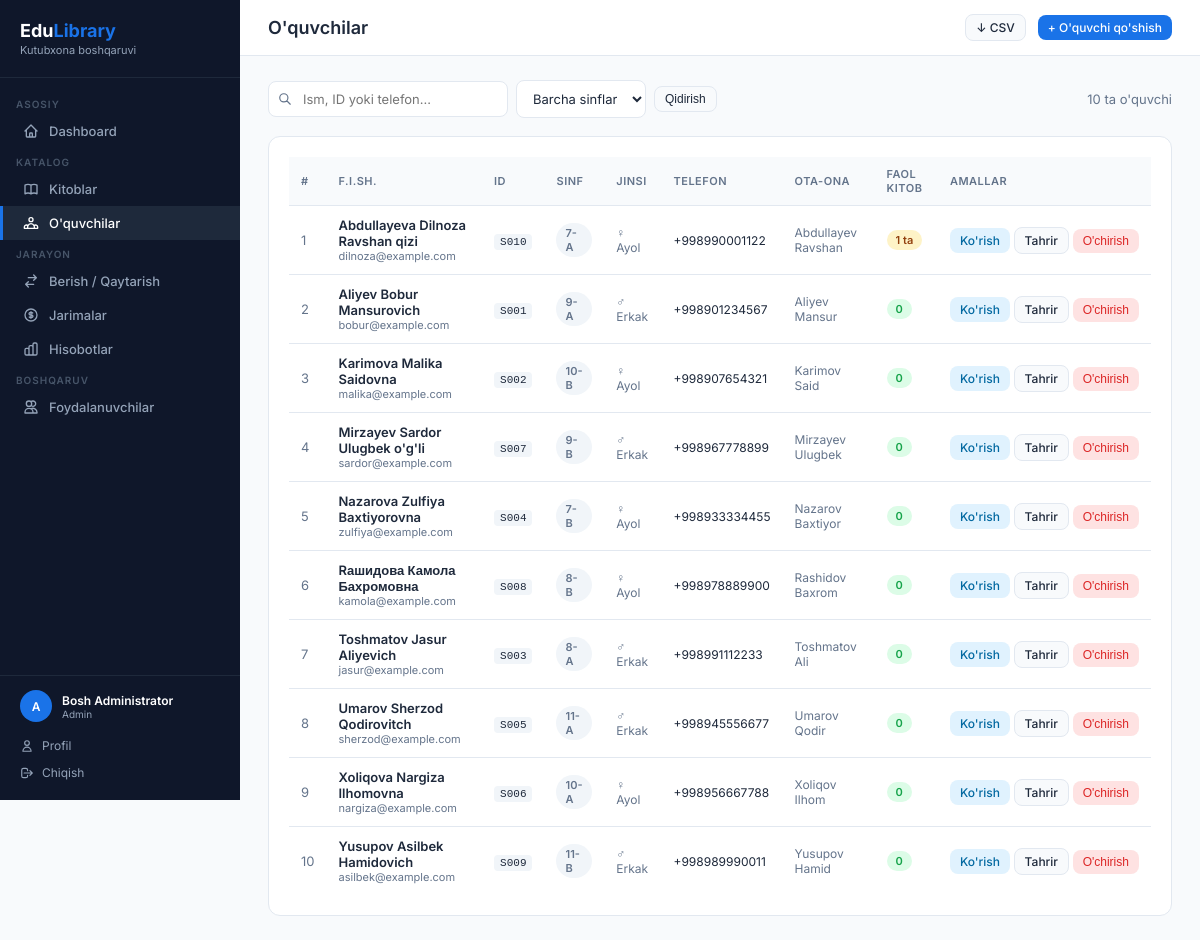
Page /students (signed in) on the earlier database version.
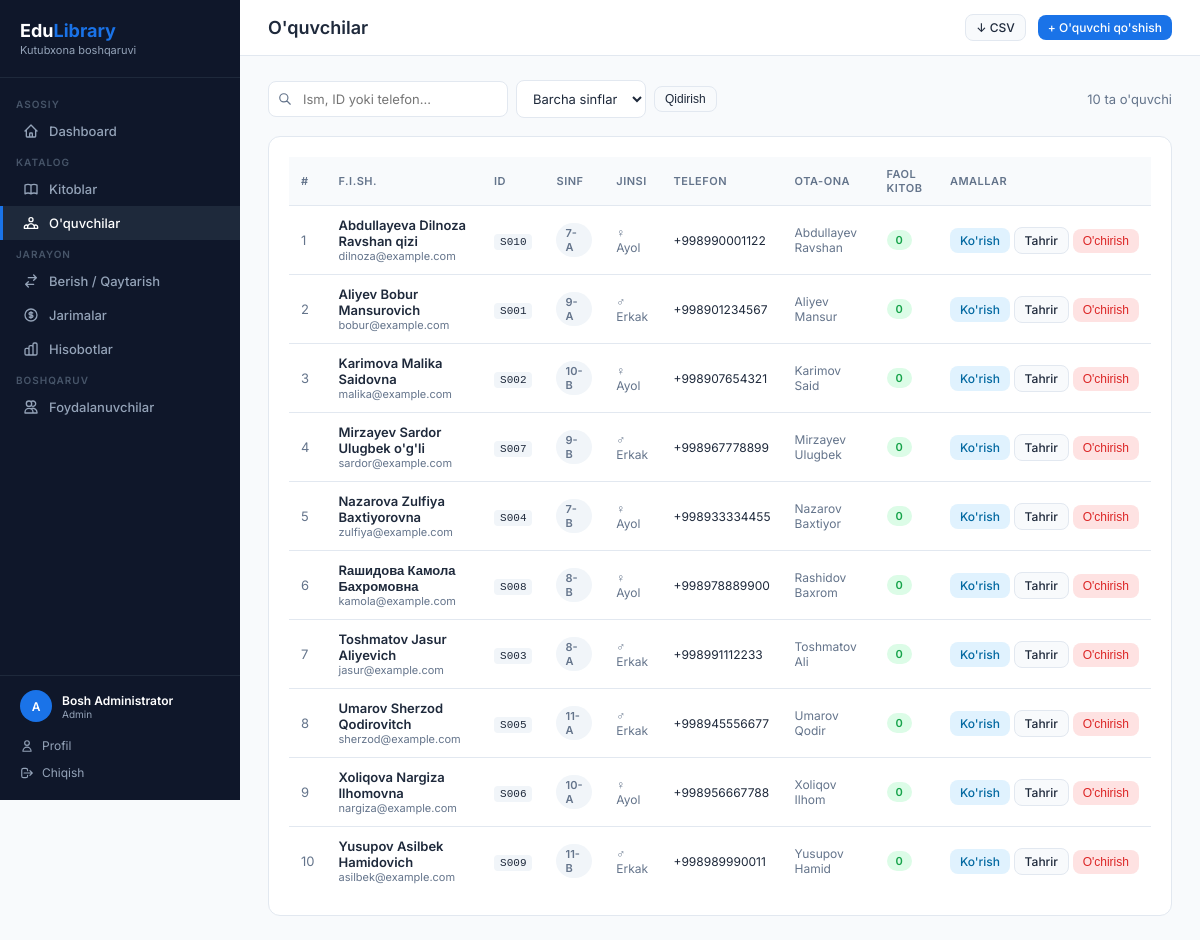
Same page on the later database version.
### app.py (models this page shows, shortened)
class Student(db.Model):
    id = db.Column(db.Integer, primary_key=True)
    full_name = db.Column(db.String(150), nullable=False)
    student_id = db.Column(db.String(30), unique=True, nullable=False)
    grade = db.Column(db.String(20), nullable=False)
    gender = db.Column(db.String(10))           # erkak / ayol
    phone = db.Column(db.String(20))
    email = db.Column(db.String(120))
    date_of_birth = db.Column(db.Date)
    address = db.Column(db.String(250))
    parent_name = db.Column(db.String(150))
    parent_phone = db.Column(db.String(20))
    notes = db.Column(db.Text)
    created_at = db.Column(db.DateTime, default=datetime.utcnow)
    borrows = db.relationship('Borrow', backref='student', lazy=True, cascade='all, delete-orphan')
    @property
    def active_borrows(self):
        return [b for b in self.borrows if b.status == 'borrowed']
    @property
    def overdue_borrows(self):
        return [b for b in self.borrows if b.is_overdue]

### app.py (the view)
@app.route('/students')
@login_required
def students():
    q = request.args.get('q', '')
    grade_filter = request.args.get('grade', '')
    query = Student.query
    if q:
        query = query.filter(
            (Student.full_name.ilike(f'%{q}%')) |
            (Student.student_id.ilike(f'%{q}%')) |
            (Student.phone.ilike(f'%{q}%'))
        )
    if grade_filter:
        query = query.filter_by(grade=grade_filter)
    student_list = query.order_by(Student.full_name).all()
    all_grades = sorted(set(s.grade for s in Student.query.all()))
    return render_template('students.html', students=student_list, q=q,
                           grade_filter=grade_filter, all_grades=all_grades)

### app.py (called while the page is built)
@login_manager.user_loader
def load_user(user_id):
    return db.session.get(User, int(user_id))

    @property
    def display_name(self):
        return self.full_name or self.username

    @property
    def is_overdue(self):
        return self.status == 'borrowed' and self.due_date < date.today()

### templates/students.html (shortened to what this page needs)
{% extends 'base.html' %}
{% block page_title %}O'quvchilar{% endblock %}
{% block topbar_actions %}
  <a href="{{ url_for('export_students') }}" class="btn btn-secondary btn-sm">↓ CSV</a>
  <a href="{{ url_for('add_student') }}" class="btn btn-primary btn-sm">+ O'quvchi qo'shish</a>
{% endblock %}
{% block content %}
<div class="filter-bar">
  <div class="filter-left">
    <form method="GET" style="display:flex; gap:8px; align-items:center;">
      <div class="search-input-wrap">
        <svg class="search-icon" width="14" height="14" fill="none" viewBox="0 0 24 24" stroke="currentColor"><path stroke-linecap="round" stroke-linejoin="round" stroke-width="2" d="M21 21l-6-6m2-5a7 7 0 11-14 0 7 7 0 0114 0z"/></svg>
        <input class="form-control" type="text" name="q" value="{{ q }}" placeholder="Ism, ID yoki telefon..." style="padding-left:34px; min-width:240px;">
      </div>
      <select name="grade" class="form-control" style="width:130px;">
        <option value="">Barcha sinflar</option>
      </select>
      <button class="btn btn-secondary btn-sm" type="submit">Qidirish</button>
    </form>
  </div>
  <span style="font-size:13px; color:var(--text-muted);">{{ students|length }} ta o'quvchi</span>
</div>
<div class="card">
  <div class="table-wrap">
    <table>
      <thead>
        <tr>
          <th>#</th>
          <th>F.I.Sh.</th>
          <th>ID</th>
          <th>Sinf</th>
          <th>Jinsi</th>
          <th>Telefon</th>
          <th>Ota-ona</th>
          <th>Faol kitob</th>
          <th>Amallar</th>
        </tr>
      </thead>
      <tbody>
        {% for s in students %}
        <tr>
          <td style="color:var(--text-muted);">{{ loop.index }}</td>
          <td>
            <a href="{{ url_for('student_detail', id=s.id) }}" style="color:var(--text); font-weight:600; text-decoration:none;">{{ s.full_name }}</a>
            {% if s.email %}<div style="font-size:11px; color:var(--text-muted);">{{ s.email }}</div>{% endif %}
          </td>
          <td><code style="background:#f1f5f9; padding:2px 6px; border-radius:4px; font-size:11px;">{{ s.student_id }}</code></td>
          <td><span class="badge badge-secondary">{{ s.grade }}</span></td>
          <td style="font-size:12px; color:var(--text-muted);">
            {% if s.gender == 'erkak' %}♂ Erkak{% elif s.gender == 'ayol' %}♀ Ayol{% else %}—{% endif %}
          </td>
          <td style="font-size:12px;">{{ s.phone or '—' }}</td>
          <td style="font-size:12px; color:var(--text-muted);">{{ s.parent_name or '—' }}</td>
          <td>
            {% set active = s.active_borrows|length %}
            {% set overdue = s.overdue_borrows|length %}
            {% if overdue > 0 %}
              <span class="badge badge-danger">{{ active }} ta ({{ overdue }} kechikkan)</span>
            {% elif active > 0 %}
              <span class="badge badge-warning">{{ active }} ta</span>
            {% else %}
              <span class="badge badge-success">0</span>
            {% endif %}
          </td>
          <td style="white-space:nowrap;">
            <a href="{{ url_for('student_detail', id=s.id) }}" class="btn btn-info btn-sm">Ko'rish</a>
            <a href="{{ url_for('edit_student', id=s.id) }}" class="btn btn-secondary btn-sm">Tahrir</a>
            <form method="POST" action="{{ url_for('delete_student', id=s.id) }}" style="display:inline;" onsubmit="return confirm('O\'quvchini o\'chirmoqchimisiz?')">
              <button class="btn btn-danger btn-sm" type="submit">O'chirish</button>
            </form>
          </td>
        </tr>
        {% else %}
        <tr><td colspan="9" style="text-align:center; color:var(--text-muted); padding:32px;">O'quvchi topilmadi</td></tr>
        {% endfor %}
      </tbody>
    </table>
  </div>
</div>
{% endblock %}

Differences in the rows shown:
changed Student "Abdullayeva Dilnoza Ravshan qizi": active "1" → (not shown); text "ta" → "0"
